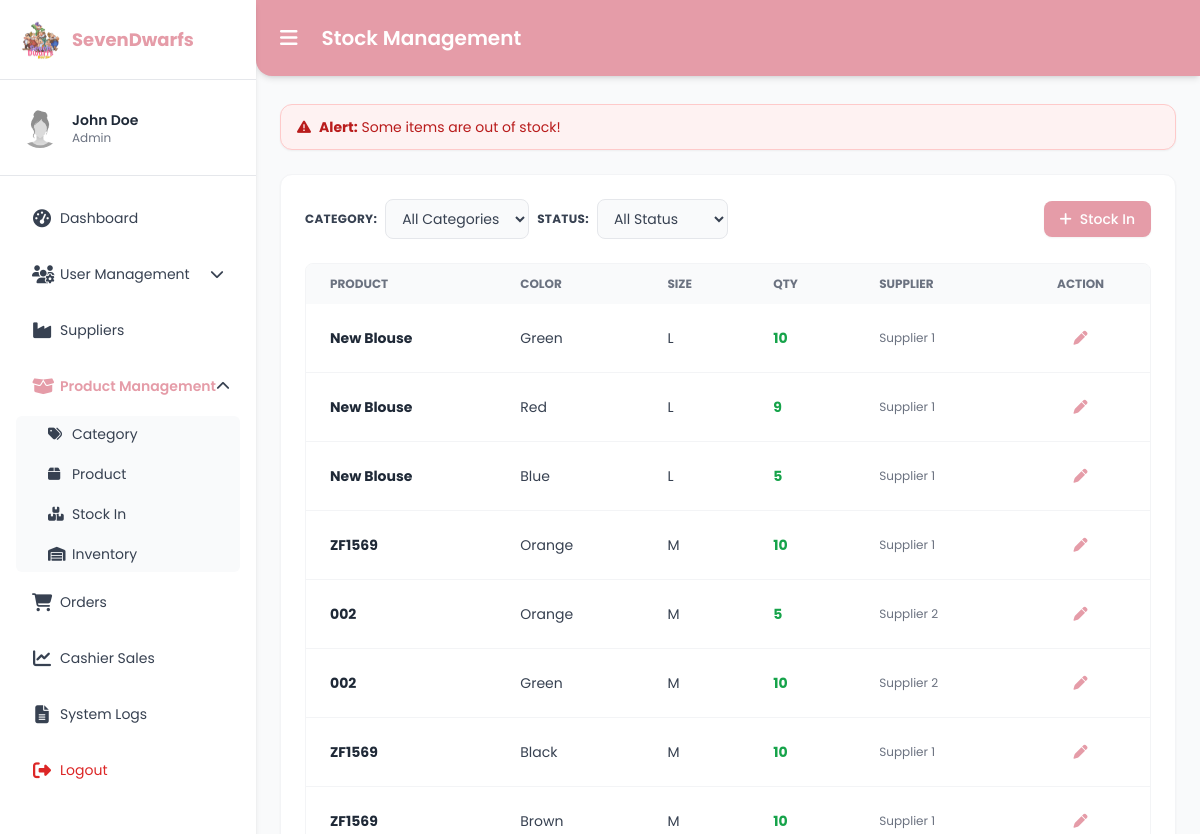
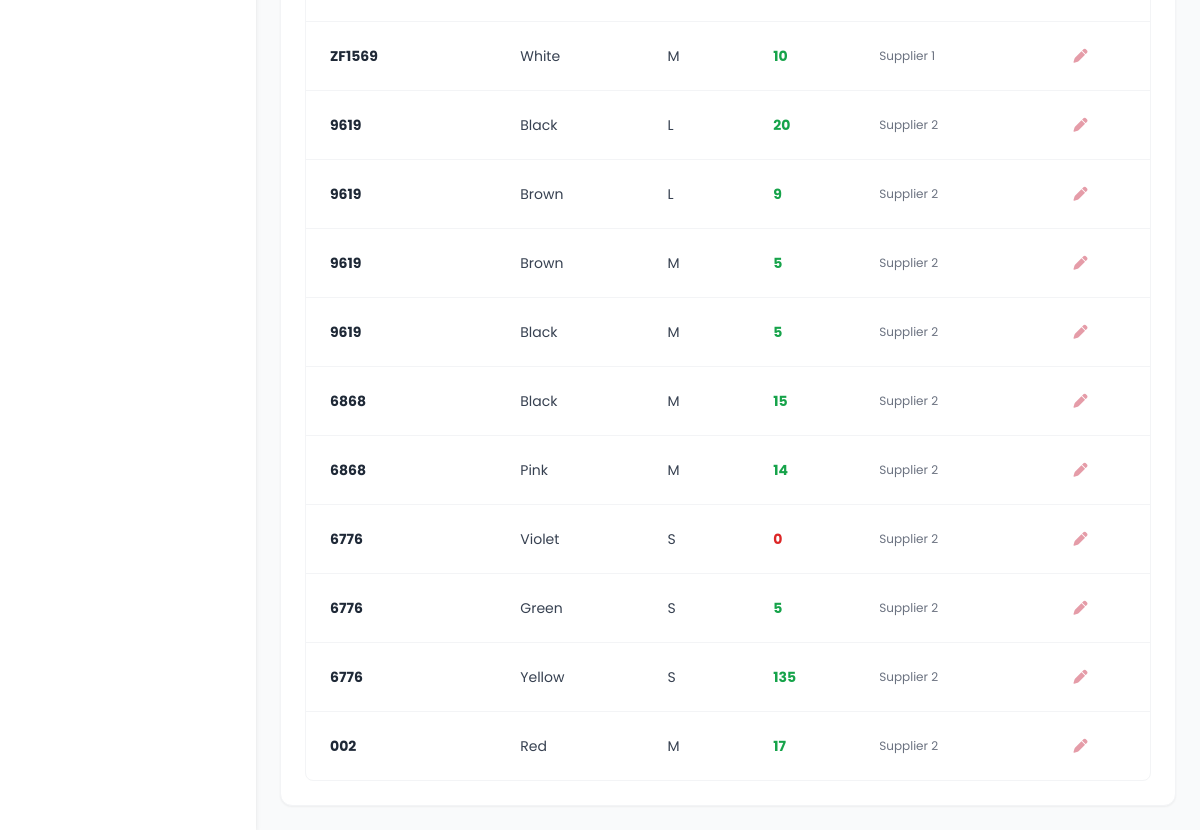
Before: /stock_management.php (signed in) with the older database file (2 pictures, top to bottom).
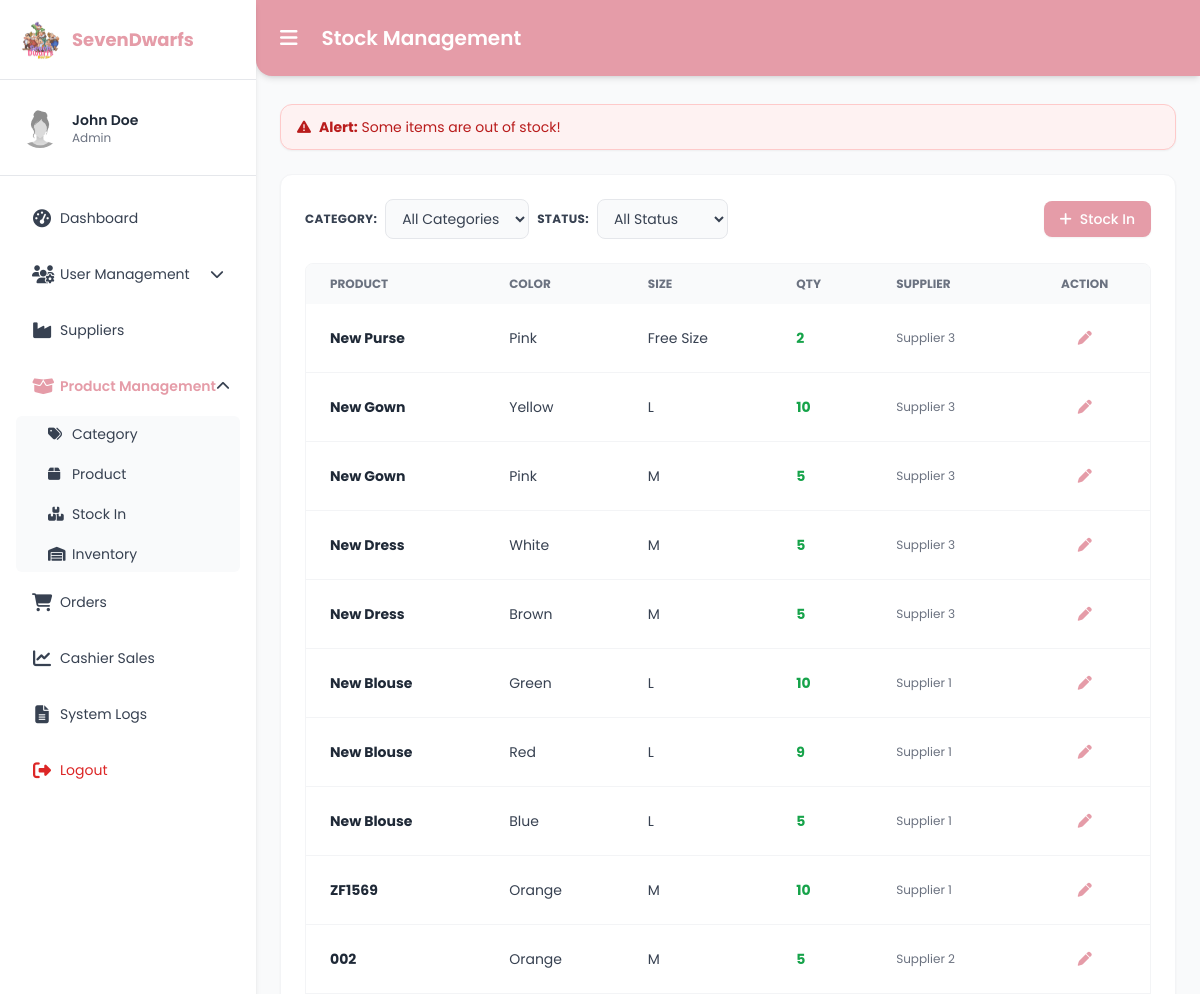
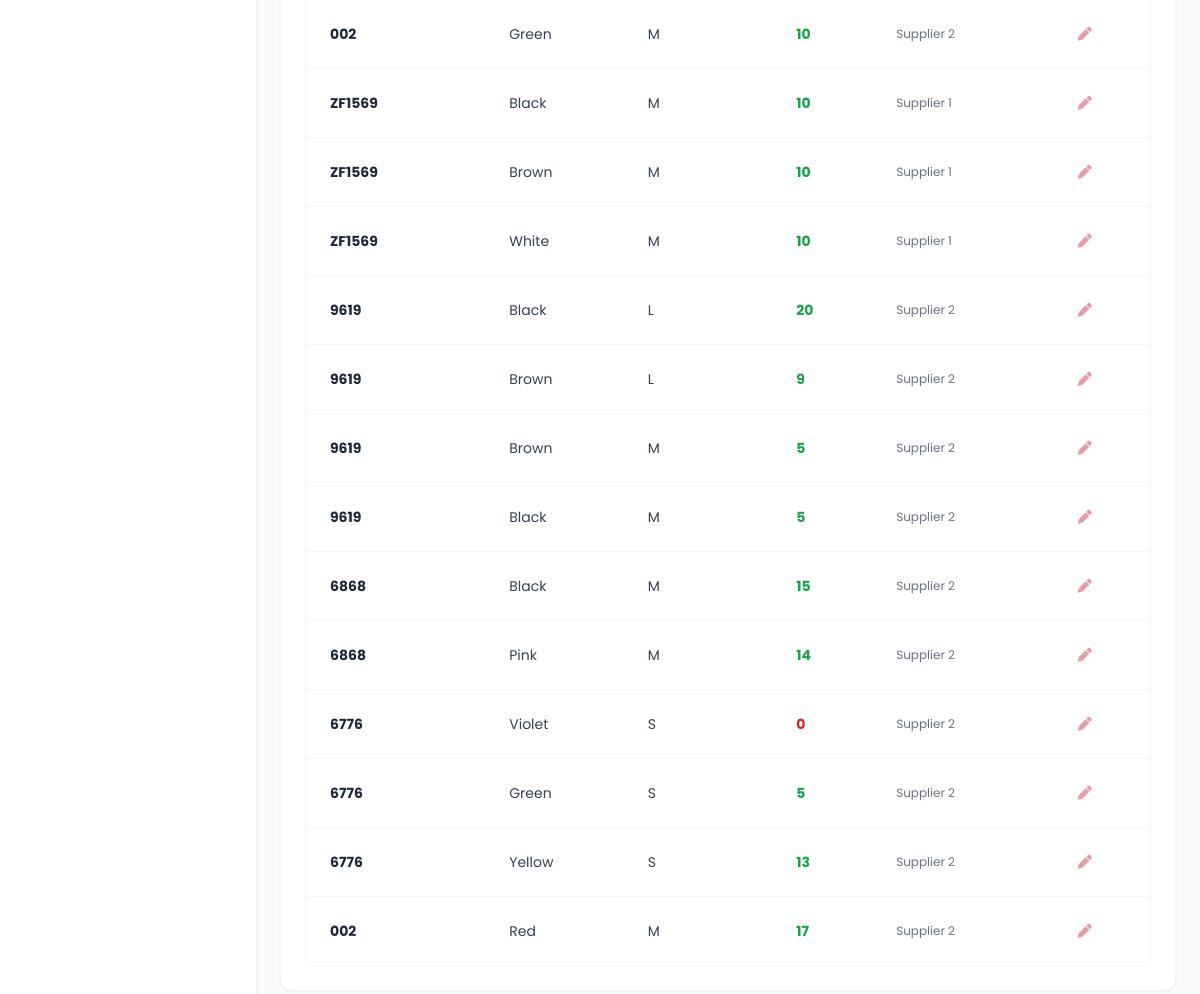
After: the same page with the newer database file (2 pictures, top to bottom).
### tables this page shows
CREATE TABLE `products` (
  `product_id` int(11) NOT NULL,
  `product_name` varchar(255) DEFAULT NULL,
  `description` text DEFAULT NULL,
  `price_id` int(11) DEFAULT NULL,
  `stocks` int(11) DEFAULT NULL,
  `category_id` int(11) DEFAULT NULL,
  `image_url` text DEFAULT NULL,
  `created_at` timestamp NOT NULL DEFAULT current_timestamp(),
  `supplier_id` int(11) DEFAULT NULL,
  `supplier_price` decimal(10,2) NOT NULL,
  `revenue` decimal(10,2) GENERATED ALWAYS AS (`price_id` - `supplier_price`) STORED,
  `sizes` varchar(255) DEFAULT NULL,
  `colors` varchar(255) DEFAULT NULL
);

CREATE TABLE `colors` (
  `color_id` int(11) NOT NULL,
  `color` varchar(50) NOT NULL
);

CREATE TABLE `sizes` (
  `size_id` int(11) NOT NULL,
  `size` varchar(50) NOT NULL
);

CREATE TABLE `suppliers` (
  `supplier_id` int(11) NOT NULL,
  `supplier_name` varchar(255) NOT NULL,
  `supplier_email` varchar(100) DEFAULT NULL,
  `supplier_phone` varchar(20) DEFAULT NULL,
  `created_at` timestamp NOT NULL DEFAULT current_timestamp()
);

### stock_management.php (the view, shortened to what the changed rows need)
<?php
require 'conn.php';
function e($v) { return htmlspecialchars($v ?? '', ENT_QUOTES, 'UTF-8'); }
$stock_rows = [];
$whereSQL = "";
$stockQuery = "
    SELECT
        s.stock_id,
        p.product_id,
        p.product_name,
        p.supplier_price,
        p.price_id AS seller_price,
        s.color_id,
        s.size_id,
        col.color,
        sz.size,
        COALESCE(s.current_qty, 0) AS current_qty,
        p.supplier_id,
        sup.supplier_name,
        MAX(si.date_added) AS date_added
    FROM products p
    INNER JOIN stock s ON p.product_id = s.product_id
    LEFT JOIN categories c ON p.category_id = c.category_id
    LEFT JOIN colors col ON s.color_id = col.color_id
    LEFT JOIN sizes sz ON s.size_id = sz.size_id
    LEFT JOIN stock_in si ON si.stock_id = s.stock_id
    LEFT JOIN suppliers sup ON p.supplier_id = sup.supplier_id
    " . $whereSQL . "
    GROUP BY s.stock_id, p.product_id, p.product_name, s.color_id, s.size_id, col.color, sz.size, s.current_qty
    ORDER BY
        date_added DESC,
        s.stock_id DESC
";
if ($stmt = $conn->prepare($stockQuery)) {
    $stmt->execute();
    $res = $stmt->get_result();
    while ($r = $res->fetch_assoc()) {
        $stock_rows[] = $r;
    }
}
?>
<!DOCTYPE html>
<html lang="en">
<head>
  <script src="https://cdn.tailwindcss.com"></script>
  <link rel="stylesheet" href="https://unpkg.com/nprogress@0.2.0/nprogress.css" />
  <link href="https://cdnjs.cloudflare.com/ajax/libs/font-awesome/6.4.0/css/all.min.css" rel="stylesheet" />
</head>
<body class="text-sm animate-fade-in">
<div class="flex min-h-screen"
     x-data="{
        sidebarOpen: localStorage.getItem('sidebarOpen') === 'false' ? false : true,
        userMenu: false,
        productMenu: true,
        stockInOpen: false,
        editStockOpen: false,
        editData: {
            id: null,
            qty: 0,
            supplier_id: '',
            product_id: '',
            color_id: '',
            size_id: '',
            supplier_price: '',
            price: ''
        }
     }"
     x-init="$watch('sidebarOpen', val => localStorage.setItem('sidebarOpen', val))">
  <aside
    class="bg-white shadow-md fixed top-0 left-0 h-screen z-30 transition-all duration-300 ease-in-out no-scrollbar overflow-y-auto"
    :class="sidebarOpen ? 'w-64' : 'w-20'"
  >
    <div class="p-5 border-b flex items-center h-20 transition-all duration-300" :class="sidebarOpen ? 'space-x-3' : 'justify-center pl-0'">
        <h2 class="text-lg font-bold text-[var(--rose)] whitespace-nowrap overflow-hidden transition-all duration-300"
            x-show="sidebarOpen" x-transition.opacity>SevenDwarfs</h2>
    </div>
  </aside>
  <main class="flex-1 flex flex-col pt-20 bg-gray-50 transition-all duration-300 ease-in-out"
        :class="sidebarOpen ? 'ml-64' : 'ml-20'">
    <header class="bg-[var(--rose)] text-white p-4 flex justify-between items-center shadow-md rounded-bl-2xl fixed top-0 right-0 z-20 transition-all duration-300"
            :class="sidebarOpen ? 'left-64' : 'left-20'">
      <div class="flex items-center gap-4">
          <h1 class="text-xl font-semibold">Stock Management</h1>
      </div>
    </header>
    <section class="p-6 space-y-6">
        <div class="bg-white rounded-xl shadow-sm border border-gray-100 p-6">
            <div class="overflow-x-auto rounded-lg border border-gray-100">
                <table class="min-w-full text-left text-sm text-gray-600">
                    <thead class="bg-gray-50 text-gray-500 uppercase font-bold text-xs">
                        <tr>
                            <th class="px-6 py-3">Product</th>
                            <th class="px-6 py-3">Color</th>
                            <th class="px-6 py-3">Size</th>
                            <th class="px-6 py-3">Qty</th>
                            <th class="px-6 py-3">Supplier</th>
                            <th class="px-6 py-3 text-center">Action</th>
                        </tr>
                    </thead>
                    <tbody class="divide-y divide-gray-100 text-gray-700">
                        <?php if (count($stock_rows) > 0): foreach ($stock_rows as $row): ?>
                          <tr class="hover:bg-gray-50 transition">
                            <td class="px-6 py-4 font-bold text-gray-800">
                                <?= e($row['product_name']) ?>
                            </td>
                            <td class="px-6 py-4"><?= $row['color'] ? e($row['color']) : '<span class="text-gray-400">—</span>' ?></td>
                            <td class="px-6 py-4"><?= $row['size'] ? e($row['size']) : '<span class="text-gray-400">—</span>' ?></td>
                            <td class="px-6 py-4 font-bold <?= ((int)$row['current_qty'] == 0) ? 'text-red-600' : 'text-green-600' ?>"><?= (int)$row['current_qty'] ?></td>
                            <td class="px-6 py-4 text-xs text-gray-500"><?= e($row['supplier_name'] ?? 'N/A') ?></td>
                            <td class="px-6 py-4 text-center">
                                <button
                                    @click="
                                        editData.id = '<?= $row['stock_id'] ?>';
                                        editData.qty = '<?= (int)$row['current_qty'] ?>';
                                        editData.supplier_id = '<?= $row['supplier_id'] ?? '' ?>';
                                        editData.product_id = '<?= $row['product_id'] ?? '' ?>';
                                        editData.color_id = '<?= $row['color_id'] ?? '' ?>';
                                        editData.size_id = '<?= $row['size_id'] ?? '' ?>';
                                        // 🟢 Populate Prices for Edit
                                        editData.supplier_price = '<?= $row['supplier_price'] ?? '' ?>';
                                        editData.price = '<?= $row['seller_price'] ?? '' ?>';
                                        editStockOpen = true;
                                        fetchProducts(editData.supplier_id, 'editProductSelect', editData.product_id);
                                    "
                                    class="text-[var(--rose)] hover:text-white hover:bg-[var(--rose)] p-2 rounded-lg transition" title="Edit">
                                    <i class="fas fa-pen"></i>
                                </button>
                            </td>
                          </tr>
                        <?php endforeach; else: ?>
                          <tr><td colspan="6" class="text-center py-8 text-gray-500">No stock records found matching filters.</td></tr>
                        <?php endif; ?>
                    </tbody>
                </table>
            </div>
        </div>
    </section>
  </main>
</div>
</body>
</html>

Changed rows visible on the page:
added products: product_name "New Purse", colors.color "Pink", sizes.size "Free Size", current_qty "2", supplier.supplier_name "Supplier 3"
added products: product_name "New Gown", colors.color "Yellow", sizes.size "L", current_qty "10", supplier.supplier_name "Supplier 3", colors.color "Pink", sizes.size "M", current_qty "5"
added products: product_name "New Dress", colors.color "White", sizes.size "M", current_qty "5", supplier.supplier_name "Supplier 3", colors.color "Brown"
computed for products "Violet": current_qty "135" → "13"
